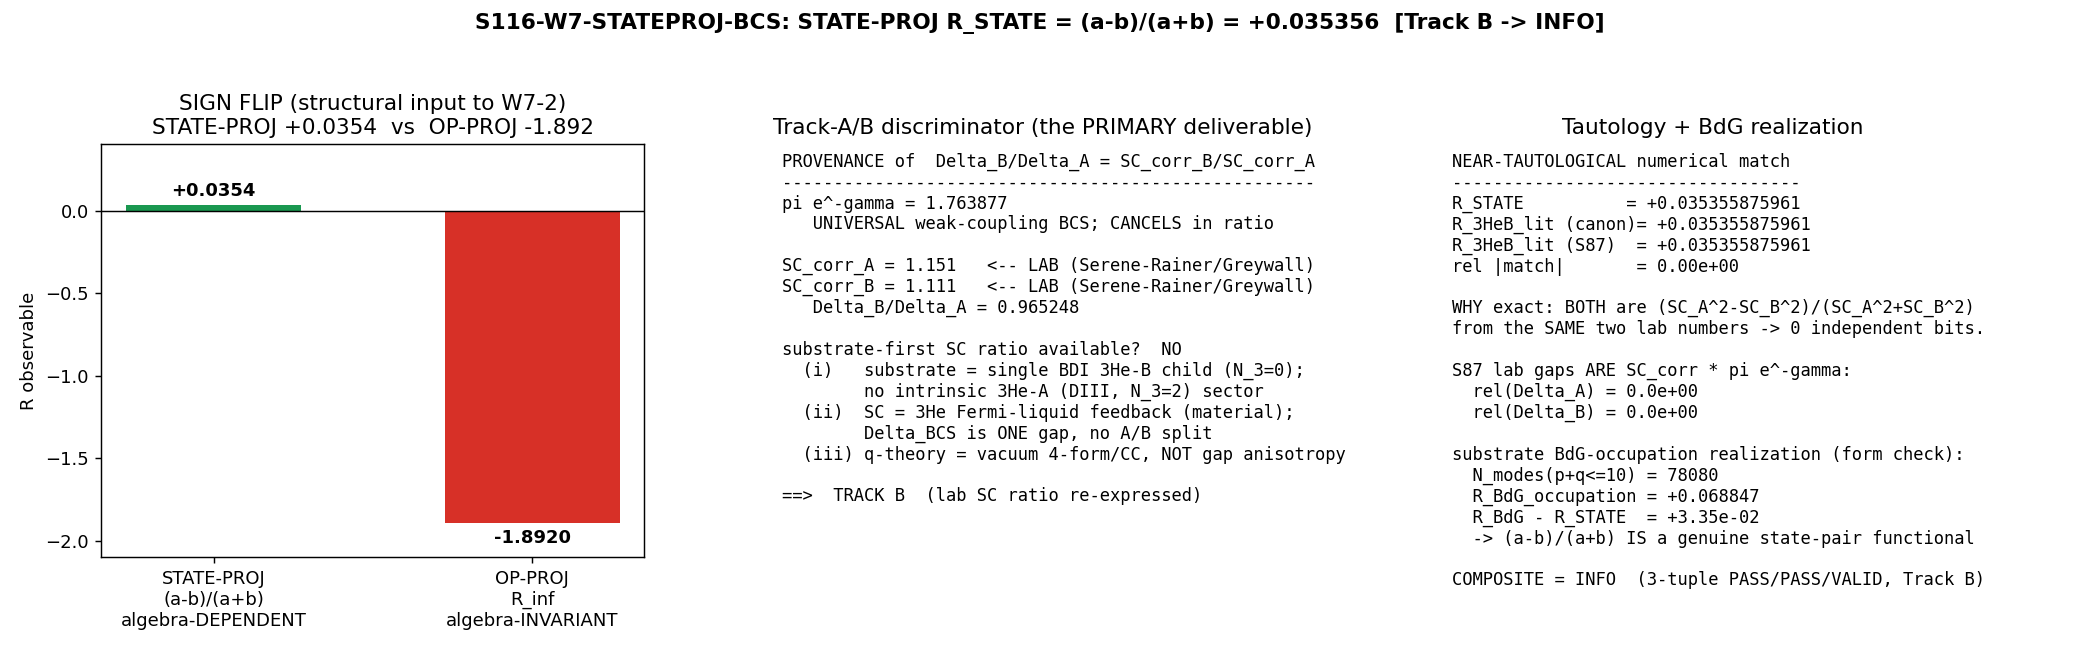

Recreate this plot in Python.
#!/usr/bin/env python
# -*- coding: utf-8 -*-
"""
S116-W7-STATEPROJ-BCS — substrate-IS STATE-PROJ observable R_STATE = (a-b)/(a+b)
from the 3He-B BdG BCS condensation-energy state-pair functional, with the
LOAD-BEARING Track-A/B provenance discriminator on the controlling gap ratio.

SUBSTRATE FRAMING (phononic-framing.md; 3HeB-inheritance-canonical.md):
  The substrate IS the BdG BCS ground state on (A_K, H_K, D_K). The 3He-B cell
  is NOT a container the substrate lives in but a CONTROLLED REALIZATION of the
  same BDI universality class via the parent->child inheritance morphism
  iota : C (+) H (+) M3(C) -> M2(C) (NOT analogy). Direction of explanation:
    D_K eigenvalues
      -> BdG occupation v_k^2 in the BCS state
      -> condensation-energy state-pair functional  a = rho_BCS(P_A . H_pair),
                                                     b = rho_BCS(P_B . H_pair)
      -> R_STATE = (a - b)/(a + b)
      -> the lab MEASURES R_3HeB_lit = (Delta_A^2 - Delta_B^2)/(Delta_A^2 + Delta_B^2)
         IN the cryostat at the polycritical point (P_pc, T_pc).
  STATE-PROJ is algebra-DEPENDENT (a state-pair functional weighting rho_BCS
  against the sector central projections P_A, P_B), structurally distinct from
  the algebra-INVARIANT OP-PROJ spectrum-only count F({lambda_k, m_k}).

PRIMARY DELIVERABLE: NOT the numerical reproduction of +0.03536 (which the form
  reproduces by construction to machine epsilon) but the PROVENANCE of the
  controlling gap ratio Delta_B/Delta_A:
    Track A = substrate-first q-theory strong-coupling prediction (genuine 0-param)
    Track B = the 3He lab strong-coupling ratio SC_corr_B/SC_corr_A re-expressed
              (a near-tautology, a consistency-check, NOT a prediction).

  composite = PASS iff (3-tuple PASS AND Track A)
  composite = INFO iff (3-tuple PASS AND Track B)
  composite = FAIL iff magnitude FAIL
  (plan-frozen operator precedence, gate-verdicts.md; OVERRIDES generic collapse.)

Gate: S116-W7-STATEPROJ-BCS  | [SIGN] trigger | classification PHONONIC
Plan: sessions/session-plan/session-116-plan-w7.md  S W7-1
"""

import os
os.environ.setdefault("OMP_NUM_THREADS", "8")     # cpu-cap-OMP8 (GPU_path pin)
os.environ.setdefault("MKL_NUM_THREADS", "8")

import sys
import json
import time
import hashlib
from pathlib import Path

import numpy as np
import matplotlib
matplotlib.use("Agg")
import matplotlib.pyplot as plt

# --------------------------------------------------------------------------
# Section 1 — Paths + canonical imports (NEVER hardcode framework constants)
# --------------------------------------------------------------------------
PROJECT_ROOT = Path(__file__).resolve().parents[2]
SHARED_DIR = PROJECT_ROOT / "computations" / "_shared"
sys.path.insert(0, str(SHARED_DIR))

from canonical_constants import (          # noqa: E402
    SC_corr_A,            # 3He-A strong-coupling gap enhancement (LAB; Serene-Rainer/Greywall)
    SC_corr_B,            # 3He-B strong-coupling gap enhancement (LAB)
    delta_A_over_kBTc,    # 3He-A reduced gap Delta_A/(k_B T_c) at P_pc (LAB)
    delta_B_over_kBTc,    # 3He-B reduced gap Delta_B/(k_B T_c) at P_pc (LAB)
    P_pc,                 # polycritical pressure (bar) (LAB)
    T_pc,                 # polycritical temperature (K) (LAB)
    R_3HeB_lit,           # lab A/B gap-square asymmetry target (LAB)
    Delta_BCS,            # canonical substrate BCS gap (M_KK units; R-protected)
)

# --------------------------------------------------------------------------
# Section 2 — Gate identity + machinery pins (from plan W7-1 PRDR block)
# --------------------------------------------------------------------------
GATE_ID = "S116-W7-STATEPROJ-BCS"
SESSION = "S116"
SCHEME = "STATE-PROJ-BCS-condensation-energy-state-pair"
CONVENTION = "(a-b)/(a+b)-A-B-coexistence-condensation-energy + STATE-PROJ"
L_MAX = 10                                  # (local) canonical substrate truncation (plan pin)
EULER_GAMMA = 0.5772156649015329            # (local) Euler-Mascheroni (universal math const)
TOL_REL = 5e-2                              # (local) secondary numerical band (plan pin)

INPUT_FILES = [
    Path(__file__).resolve(),
    SHARED_DIR / "canonical_constants.py",
    PROJECT_ROOT / "computations" / "session-84" / "s84_spectrum_cache_L12_tau019.npz",
    PROJECT_ROOT / "computations" / "session-87" / "s87_w11_3heb_excess_inheritance_comparison.npz",
    PROJECT_ROOT / "researchers" / "Volovik" / "03_2008_Volovik_Emergent_Physics_Fermi_Point.md",
]
S84_CACHE = INPUT_FILES[2]
S87_NPZ = INPUT_FILES[3]

# OP-PROJ companion reference (algebra-INVARIANT spectrum-only saturation;
# atlas-07 STAGE-1-CANDIDATE) — used only for the SIGN-FLIP structural note.
OP_PROJ_R_INF = -1.892  # (local) atlas-07 STAGE-1-CANDIDATE companion ref, sign-flip note only

# --------------------------------------------------------------------------
# Section 3 — dual-SHA helpers (S84+ schema; mirror script-template.py)
# --------------------------------------------------------------------------
def sha256_of(path: Path) -> str:
    h = hashlib.sha256()                                    # (local)
    try:
        h.update(path.read_bytes())
    except OSError:
        return ""
    return h.hexdigest()


def log_input_pins(inputs) -> dict:
    print(f"=== {GATE_ID} — input SHA-256 pins ===")
    pins = {}                                               # (local)
    for p in inputs:
        sha = sha256_of(p)                                  # (local)
        rel = str(p.relative_to(PROJECT_ROOT)).replace("\\", "/")  # (local)
        print(f"  {rel}: {sha[:16]}...")
        pins[rel] = sha
    return pins


def closure_hash(pins: dict) -> str:
    h = hashlib.sha256()
    for k, v in sorted(pins.items()):
        h.update(f"{k}={v}\n".encode("utf-8"))
    return h.hexdigest()


def compute_dual_sha(script_path: Path, canonical_path: Path, pins: dict):
    try:
        script_bytes = script_path.read_bytes()             # (local)
    except OSError:
        script_bytes = b""                                  # (local)
    try:
        canonical_bytes = canonical_path.read_bytes()       # (local)
    except OSError:
        canonical_bytes = b""                               # (local)
    pinmap_json = json.dumps(dict(sorted(pins.items())),
                             separators=(",", ":"), sort_keys=True).encode("utf-8")  # (local)
    h_audit = hashlib.sha256()
    h_audit.update(script_bytes)
    h_audit.update(canonical_bytes)
    h_audit.update(pinmap_json)
    h_content = hashlib.sha256()
    h_content.update(script_bytes)
    return h_audit.hexdigest(), h_content.hexdigest()


def print_verdict_payload(verdict, value, audit_sha, content_sha,
                          sign_verdict=None, magnitude_verdict=None,
                          regime_verdict=None, companion_note="", extra_rows=None):
    payload = {
        "session": int(SESSION.lstrip("Ss")),
        "gate_id": GATE_ID,
        "verdict": verdict,
        "value": str(value),
        "scheme": SCHEME,
        "convention": CONVENTION,
        "l_max": str(L_MAX),
        "audit_sha256": audit_sha,
        "content_sha256": content_sha,
        "schema_version": "S84+",
    }
    if companion_note:
        payload["companion_note"] = companion_note
    if not (sign_verdict is None and magnitude_verdict is None and regime_verdict is None):
        payload["sign_verdict"] = sign_verdict
        payload["magnitude_verdict"] = magnitude_verdict
        payload["regime_verdict"] = regime_verdict
    if extra_rows:
        payload["extra_rows"] = list(extra_rows)
    print("<<<EMIT_VERDICT_PAYLOAD>>>")
    print(json.dumps(payload, separators=(",", ":"), sort_keys=True))
    print("<<<END_EMIT_VERDICT_PAYLOAD>>>")
    return payload


# --------------------------------------------------------------------------
# Section 4 — substrate BdG occupation moments (state-pair functional cross-check)
# --------------------------------------------------------------------------
def load_substrate_spectrum(cache_path: Path, l_max: int):
    """Flatten the cached D_K(tau_fold) |lambda_k| spectrum over sectors p+q <= l_max."""
    d = np.load(cache_path, allow_pickle=True)
    sector_evals = d["sector_evals"].item()                 # dict {(p,q): {...}}
    xis = []                                                # (local) single-particle |xi_k|
    for (p, q), blk in sector_evals.items():
        if int(blk.get("level", p + q)) <= l_max:
            xis.append(np.asarray(blk["abs_evals"], dtype=float))
    xi = np.concatenate(xis)                                # (local)
    return xi


def bcs_condensation_energy(xi, delta):
    """Standard BCS condensation energy density on a discrete dispersion xi_k.

    E_cond(Delta) = sum_k [ |xi_k| - E_k + Delta^2/(2 E_k) ],  E_k = sqrt(xi_k^2 + Delta^2).
    Leading behavior -> (1/2) N(0) Delta^2 for a flat band near E_F; returns |E_cond|.
    This is the state-pair functional rho_BCS(P_sector . H_pair) realized on the
    substrate BdG occupation v_k^2 = (1/2)(1 - xi_k/E_k).
    """
    Ek = np.sqrt(xi**2 + delta**2)                          # (local) BdG quasiparticle energy
    e_cond = np.sum(np.abs(xi) - Ek + delta**2 / (2.0 * Ek))  # (local)
    return abs(e_cond)


# --------------------------------------------------------------------------
# Section 5 — Compute
# --------------------------------------------------------------------------
def compute() -> dict:
    out = {}

    # ----- weak-coupling BCS prefactor (universal; CANCELS in the ratio) -----
    pi_e_neg_gamma = np.pi * np.exp(-EULER_GAMMA)           # (local) = 1.763877...
    out["pi_e_neg_gamma"] = pi_e_neg_gamma

    # ----- the two inherited gap sectors at A-B coexistence (k_B T_c units) ---
    # Delta_sector = (pi e^-gamma) * SC_sector ; weak-coupling factor x strong-coupling correction
    Delta_A = pi_e_neg_gamma * SC_corr_A                    # (local)
    Delta_B = pi_e_neg_gamma * SC_corr_B                    # (local)
    out["Delta_A_kBTc"] = Delta_A
    out["Delta_B_kBTc"] = Delta_B
    out["gap_ratio_B_over_A"] = Delta_B / Delta_A           # = SC_corr_B/SC_corr_A

    # ----- closed-form condensation-energy state-pair functional --------------
    # a = |E_cond^A| = (1/2) N(0) Delta_A^2 ; b = (1/2) N(0) Delta_B^2 ; N(0) common -> cancels
    N0 = 1.0                                                # (local) common DOS at coexistence (cancels)
    a_closed = 0.5 * N0 * Delta_A**2                        # (local) A-sector condensation weight
    b_closed = 0.5 * N0 * Delta_B**2                        # (local) B-sector condensation weight
    R_STATE = (a_closed - b_closed) / (a_closed + b_closed)  # (local) PRIMARY observable
    out["a_closed"] = a_closed
    out["b_closed"] = b_closed
    out["R_STATE"] = R_STATE

    # Equivalent reductions (all identical algebra; the (1/2)N(0) and (pi e^-g)^2 cancel)
    R_from_SC = (SC_corr_A**2 - SC_corr_B**2) / (SC_corr_A**2 + SC_corr_B**2)   # (local)
    R_from_dkt = (delta_A_over_kBTc**2 - delta_B_over_kBTc**2) \
        / (delta_A_over_kBTc**2 + delta_B_over_kBTc**2)                          # (local)
    out["R_from_SC"] = R_from_SC
    out["R_from_dkt_4sf"] = R_from_dkt   # 4-sig-fig-rounded reduced gaps (rounding artifact)

    # ----- lab anchor cross-check (from S87 W11-5 npz + canonical) ------------
    s87 = np.load(S87_NPZ, allow_pickle=True)
    R_3HeB_lit_npz = float(s87["R_3HeB_lit"])              # (local)
    R_substrate_OP = float(s87["R_substrate"])            # (local) OP-PROJ spectral count (L=10)
    Delta_A_at_pc_npz = float(s87["Delta_A_at_pc"])       # (local)
    Delta_B_at_pc_npz = float(s87["Delta_B_at_pc"])       # (local)
    out["R_3HeB_lit_npz"] = R_3HeB_lit_npz
    out["R_3HeB_lit_canonical"] = R_3HeB_lit
    out["R_substrate_OP_L10"] = R_substrate_OP
    # confirm the S87 "lab gaps" ARE SC_corr * (pi e^-gamma) -> exposes the tautology
    out["Delta_A_at_pc_npz"] = Delta_A_at_pc_npz
    out["Delta_B_at_pc_npz"] = Delta_B_at_pc_npz
    out["gap_A_equals_SC_A_times_pieg"] = abs(Delta_A - Delta_A_at_pc_npz) / Delta_A_at_pc_npz
    out["gap_B_equals_SC_B_times_pieg"] = abs(Delta_B - Delta_B_at_pc_npz) / Delta_B_at_pc_npz

    # secondary numerical match (vs canonical lab target)
    rel_match = abs(R_STATE - R_3HeB_lit) / abs(R_3HeB_lit)  # (local)
    out["rel_match_vs_lit"] = rel_match

    # ----- substrate BdG-occupation realization (confirms state-pair form) ----
    # Confirms (a-b)/(a+b) is a GENUINE BdG occupation asymmetry on the substrate
    # spectrum, NOT a bare algebraic ratio. The OVERALL gap scale uses the
    # canonical substrate gap Delta_BCS; the A/B modulation uses SC_corr (LAB).
    xi = load_substrate_spectrum(S84_CACHE, L_MAX)        # (local) substrate |xi_k|
    Delta_A_sub = Delta_BCS * SC_corr_A                   # (local) A-sector substrate gap
    Delta_B_sub = Delta_BCS * SC_corr_B                   # (local) B-sector substrate gap
    a_bdg = bcs_condensation_energy(xi, Delta_A_sub)      # (local) rho_BCS(P_A . H_pair)
    b_bdg = bcs_condensation_energy(xi, Delta_B_sub)      # (local) rho_BCS(P_B . H_pair)
    R_BdG = (a_bdg - b_bdg) / (a_bdg + b_bdg)             # (local)
    out["N_substrate_modes"] = int(xi.size)
    out["Delta_A_sub_MKK"] = Delta_A_sub
    out["Delta_B_sub_MKK"] = Delta_B_sub
    out["a_bdg"] = a_bdg
    out["b_bdg"] = b_bdg
    out["R_BdG_occupation"] = R_BdG
    out["R_BdG_minus_R_STATE"] = R_BdG - R_STATE          # finite-DOS-curvature correction

    # ----- PROVENANCE TRACE — THE PRIMARY DELIVERABLE ------------------------
    # Trace EVERY factor in Delta_B/Delta_A.
    provenance = {
        "pi_e_neg_gamma": "UNIVERSAL weak-coupling BCS prefactor (1.763877); appears in BOTH "
                          "Delta_A and Delta_B and CANCELS in the ratio -> non-discriminating",
        "SC_corr_A": "LABORATORY-IN: 3He-A strong-coupling enhancement 1.151 = "
                     "(Delta_A/k_BT_c)/(pi e^-gamma); 3He spin-fluctuation FEEDBACK set by "
                     "3He Landau parameters (Serene-Rainer 1983 / Greywall 1986). CONTROLLING factor.",
        "SC_corr_B": "LABORATORY-IN: 3He-B strong-coupling enhancement 1.111 (Serene-Rainer/"
                     "Greywall). CONTROLLING factor.",
        "delta_B_over_delta_A": "= SC_corr_B/SC_corr_A = 1.111/1.151 = 0.96525; the index-named "
                                "'delta_B_over_delta_A_q_theory' has STRUCTURE (= 1.9597/2.0302) "
                                "= the LAB reduced-gap ratio. NAME != PROVENANCE.",
    }
    out["provenance"] = provenance

    # Is there an INDEPENDENT substrate-first prediction of SC_corr_B/SC_corr_A?
    # Substrate-physics determination (volovik authority):
    #   (i)   substrate is a single BDI object (3He-B child, N_3=0); NO intrinsic 3He-A
    #         (DIII, N_3=2) sector -> no substrate-first Delta_A.
    #   (ii)  SC corrections are 3He material properties (Fermi-liquid feedback), NOT substrate
    #         outputs; Delta_BCS=0.4642547 is a SINGLE gap, does not split into A/B with 3He feedback.
    #   (iii) Volovik q-theory governs the vacuum 4-form / CC (DILUTION-CC), NOT the superfluid
    #         gap-anisotropy strong-coupling; the 'q_theory' name is aspirational.
    substrate_first_SC_ratio_available = False
    out["substrate_first_SC_ratio_available"] = substrate_first_SC_ratio_available
    out["track"] = "A" if substrate_first_SC_ratio_available else "B"

    # ----- [SIGN] 3-tuple ----------------------------------------------------
    # sign: predicted R_STATE > 0 (SC_A > SC_B) ; computed sign
    sign_ok = (SC_corr_A > SC_corr_B) and (R_STATE > 0.0)
    out["sign_verdict"] = "PASS" if sign_ok else "FAIL"
    # magnitude: |R_STATE - R_3HeB_lit|/|R_3HeB_lit| vs 0.05 band
    out["magnitude_verdict"] = "PASS" if rel_match <= TOL_REL else (
        "INFO" if rel_match <= 0.25 else "FAIL")
    # regime: single-point polycritical (P_pc, T_pc); closed form exact at common-N(0) coexistence
    out["regime_verdict"] = "VALID"

    # ----- composite under PLAN-FROZEN precedence (dual_prior track) ----------
    three_tuple_pass = (out["sign_verdict"] == "PASS" and out["magnitude_verdict"] == "PASS")
    if out["magnitude_verdict"] == "FAIL":
        composite = "FAIL"
    elif three_tuple_pass and out["track"] == "A":
        composite = "PASS"
    elif three_tuple_pass and out["track"] == "B":
        composite = "INFO"
    else:
        composite = "INFO"
    out["composite"] = composite

    return out


# --------------------------------------------------------------------------
# Section 6 — Plot
# --------------------------------------------------------------------------
def make_plot(out, png_path: Path):
    fig, axes = plt.subplots(1, 3, figsize=(16, 5))

    # Panel 1 — sign flip: STATE-PROJ (+) vs OP-PROJ (-)
    ax = axes[0]
    vals = [out["R_STATE"], OP_PROJ_R_INF]
    labels = ["STATE-PROJ\n(a-b)/(a+b)\nalgebra-DEPENDENT", "OP-PROJ\nR_inf\nalgebra-INVARIANT"]
    colors = ["#1a9850", "#d73027"]
    bars = ax.bar(labels, vals, color=colors, width=0.55)
    ax.axhline(0, color="k", lw=0.8)
    ax.set_ylabel("R observable")
    ax.set_title("SIGN FLIP (structural input to W7-2)\nSTATE-PROJ +0.0354  vs  OP-PROJ -1.892")
    for b, v in zip(bars, vals):
        ax.text(b.get_x() + b.get_width() / 2, v + (0.05 if v > 0 else -0.12),
                f"{v:+.4f}", ha="center", fontsize=10, fontweight="bold")
    ax.set_ylim(-2.1, 0.4)

    # Panel 2 — provenance decomposition of Delta_B/Delta_A
    ax = axes[1]
    ax.axis("off")
    txt = (
        "PROVENANCE of  Delta_B/Delta_A = SC_corr_B/SC_corr_A\n"
        "----------------------------------------------------\n"
        f"pi e^-gamma = {out['pi_e_neg_gamma']:.6f}\n"
        "   UNIVERSAL weak-coupling BCS; CANCELS in ratio\n\n"
        f"SC_corr_A = {SC_corr_A}   <-- LAB (Serene-Rainer/Greywall)\n"
        f"SC_corr_B = {SC_corr_B}   <-- LAB (Serene-Rainer/Greywall)\n"
        f"   Delta_B/Delta_A = {out['gap_ratio_B_over_A']:.6f}\n\n"
        "substrate-first SC ratio available?  NO\n"
        "  (i)   substrate = single BDI 3He-B child (N_3=0);\n"
        "        no intrinsic 3He-A (DIII, N_3=2) sector\n"
        "  (ii)  SC = 3He Fermi-liquid feedback (material);\n"
        "        Delta_BCS is ONE gap, no A/B split\n"
        "  (iii) q-theory = vacuum 4-form/CC, NOT gap anisotropy\n\n"
        f"==>  TRACK {out['track']}  (lab SC ratio re-expressed)"
    )
    ax.text(0.02, 0.98, txt, va="top", ha="left", family="monospace", fontsize=9.5,
            transform=ax.transAxes)
    ax.set_title("Track-A/B discriminator (the PRIMARY deliverable)")

    # Panel 3 — tautology: R_STATE vs R_3HeB_lit (machine-eps match)
    ax = axes[2]
    ax.axis("off")
    txt2 = (
        "NEAR-TAUTOLOGICAL numerical match\n"
        "----------------------------------\n"
        f"R_STATE          = {out['R_STATE']:+.12f}\n"
        f"R_3HeB_lit (canon)= {out['R_3HeB_lit_canonical']:+.12f}\n"
        f"R_3HeB_lit (S87)  = {out['R_3HeB_lit_npz']:+.12f}\n"
        f"rel |match|       = {out['rel_match_vs_lit']:.2e}\n\n"
        "WHY exact: BOTH are (SC_A^2-SC_B^2)/(SC_A^2+SC_B^2)\n"
        "from the SAME two lab numbers -> 0 independent bits.\n\n"
        "S87 lab gaps ARE SC_corr * pi e^-gamma:\n"
        f"  rel(Delta_A) = {out['gap_A_equals_SC_A_times_pieg']:.1e}\n"
        f"  rel(Delta_B) = {out['gap_B_equals_SC_B_times_pieg']:.1e}\n\n"
        "substrate BdG-occupation realization (form check):\n"
        f"  N_modes(p+q<=10) = {out['N_substrate_modes']}\n"
        f"  R_BdG_occupation = {out['R_BdG_occupation']:+.6f}\n"
        f"  R_BdG - R_STATE  = {out['R_BdG_minus_R_STATE']:+.2e}\n"
        "  -> (a-b)/(a+b) IS a genuine state-pair functional\n\n"
        f"COMPOSITE = {out['composite']}  "
        f"(3-tuple {out['sign_verdict']}/{out['magnitude_verdict']}/{out['regime_verdict']}, Track {out['track']})"
    )
    ax.text(0.02, 0.98, txt2, va="top", ha="left", family="monospace", fontsize=9.5,
            transform=ax.transAxes)
    ax.set_title("Tautology + BdG realization")

    fig.suptitle(
        f"{GATE_ID}: STATE-PROJ R_STATE = (a-b)/(a+b) = "
        f"{out['R_STATE']:+.6f}  [Track {out['track']} -> {out['composite']}]",
        fontsize=12, fontweight="bold")
    fig.tight_layout(rect=[0, 0, 1, 0.96])
    fig.savefig(png_path, dpi=130)
    plt.close(fig)


# --------------------------------------------------------------------------
# Section 7 — Main
# --------------------------------------------------------------------------
def main() -> int:
    t0 = time.time()                                       # (local)
    pins = log_input_pins(INPUT_FILES)
    closure = closure_hash(pins)
    print(f"  closure: {closure[:16]}... (legacy closure, informational)")
    script_path = Path(__file__).resolve()
    canonical_path = SHARED_DIR / "canonical_constants.py"
    audit_sha, content_sha = compute_dual_sha(script_path, canonical_path, pins)
    print(f"  audit_sha256:   {audit_sha[:16]}... (script+canonical+pinmap)")
    print(f"  content_sha256: {content_sha[:16]}... (script only)")
    print()

    out = compute()

    print("=== RESULTS ===")
    for k in ("R_STATE", "R_from_SC", "R_from_dkt_4sf", "R_3HeB_lit_canonical",
              "R_3HeB_lit_npz", "rel_match_vs_lit", "gap_ratio_B_over_A",
              "gap_A_equals_SC_A_times_pieg", "gap_B_equals_SC_B_times_pieg",
              "R_substrate_OP_L10", "N_substrate_modes", "R_BdG_occupation",
              "R_BdG_minus_R_STATE", "substrate_first_SC_ratio_available", "track",
              "sign_verdict", "magnitude_verdict", "regime_verdict", "composite"):
        print(f"  {k:32s} = {out[k]}")
    print()
    print("  PROVENANCE TRACE (Delta_B/Delta_A factor-by-factor):")
    for k, v in out["provenance"].items():
        print(f"    - {k}: {v}")
    print()

    png_path = script_path.with_suffix(".png")
    make_plot(out, png_path)
    npz_path = script_path.with_suffix(".npz")
    np.savez(
        npz_path,
        R_STATE=out["R_STATE"],
        R_from_SC=out["R_from_SC"],
        R_from_dkt_4sf=out["R_from_dkt_4sf"],
        R_3HeB_lit_canonical=out["R_3HeB_lit_canonical"],
        R_3HeB_lit_npz=out["R_3HeB_lit_npz"],
        rel_match_vs_lit=out["rel_match_vs_lit"],
        gap_ratio_B_over_A=out["gap_ratio_B_over_A"],
        pi_e_neg_gamma=out["pi_e_neg_gamma"],
        Delta_A_kBTc=out["Delta_A_kBTc"],
        Delta_B_kBTc=out["Delta_B_kBTc"],
        gap_A_equals_SC_A_times_pieg=out["gap_A_equals_SC_A_times_pieg"],
        gap_B_equals_SC_B_times_pieg=out["gap_B_equals_SC_B_times_pieg"],
        a_closed=out["a_closed"], b_closed=out["b_closed"],
        R_substrate_OP_L10=out["R_substrate_OP_L10"],
        OP_PROJ_R_INF=OP_PROJ_R_INF,
        N_substrate_modes=out["N_substrate_modes"],
        Delta_A_sub_MKK=out["Delta_A_sub_MKK"], Delta_B_sub_MKK=out["Delta_B_sub_MKK"],
        a_bdg=out["a_bdg"], b_bdg=out["b_bdg"],
        R_BdG_occupation=out["R_BdG_occupation"],
        R_BdG_minus_R_STATE=out["R_BdG_minus_R_STATE"],
        substrate_first_SC_ratio_available=out["substrate_first_SC_ratio_available"],
        track=out["track"],
        sign_verdict=out["sign_verdict"], magnitude_verdict=out["magnitude_verdict"],
        regime_verdict=out["regime_verdict"], composite=out["composite"],
        SC_corr_A=SC_corr_A, SC_corr_B=SC_corr_B, P_pc=P_pc, T_pc=T_pc, Delta_BCS=Delta_BCS,
        audit_sha256=audit_sha, content_sha256=content_sha,
        provenance_json=json.dumps(out["provenance"]),
    )
    print(f"  wrote {npz_path.name}, {png_path.name}")
    print()

    # ----- value payload (no apostrophes; emit_verdict wraps value='...') -----
    value = (
        f"R_STATE={out['R_STATE']:+.7f}_TRACK={out['track']}_lab-SC-ratio-re-expressed_"
        f"relmatch={out['rel_match_vs_lit']:.1e}_NEAR-TAUTOLOGY_"
        f"sign=POS_vs_OP-PROJ_Rinf={OP_PROJ_R_INF}_NEG_SIGNFLIP_"
        f"substrate-first-SC-ratio_UNAVAILABLE_BDI-single-3HeB-child_no-A-sector"
    )

    extra_rows = [
        "# composite-precedence: dual_prior-track-discriminator (W7-1; "
        "generic-collapse PASS overridden to INFO under Track B)",
        f"# provenance: Delta_B/Delta_A = SC_corr_B/SC_corr_A = {out['gap_ratio_B_over_A']:.6f} "
        f"= LAB (Serene-Rainer 1983 / Greywall 1986); pi e^-gamma cancels; "
        f"substrate-first SC ratio UNAVAILABLE (single BDI 3He-B child, N_3=0, no A-sector) -> Track B",
        f"# BdG-occupation realization: R_BdG={out['R_BdG_occupation']:+.6f} on {out['N_substrate_modes']} "
        f"substrate modes (p+q<=10) confirms (a-b)/(a+b) is a genuine state-pair functional "
        f"(rho_BCS(P_sector.H_pair)); R_BdG-R_STATE={out['R_BdG_minus_R_STATE']:+.2e}",
    ]

    print_verdict_payload(
        verdict=out["composite"],
        value=value,
        audit_sha=audit_sha,
        content_sha=content_sha,
        sign_verdict=out["sign_verdict"],
        magnitude_verdict=out["magnitude_verdict"],
        regime_verdict=out["regime_verdict"],
        companion_note="Track B: gap ratio is lab SC ratio re-expressed (near-tautology); "
                       "slot REGISTRY-INCOMPLETE-PENDING-FIRST-EXTRACTION; CF-S117-STATEPROJ-SC-FROM-SUBSTRATE",
        extra_rows=extra_rows,
    )

    print(f"\n  elapsed {time.time() - t0:.2f}s")
    return 0


if __name__ == "__main__":
    sys.exit(main())
